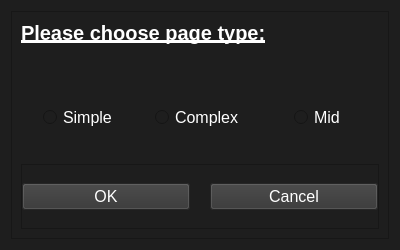
<?xml version="1.0" encoding="UTF-8"?>
<ui version="4.0">
 <class>Form</class>
 <widget class="QWidget" name="Form">
  <property name="geometry">
   <rect>
    <x>0</x>
    <y>0</y>
    <width>400</width>
    <height>250</height>
   </rect>
  </property>
  <property name="maximumSize">
   <size>
    <width>400</width>
    <height>250</height>
   </size>
  </property>
  <property name="windowTitle">
   <string>Form</string>
  </property>
  <property name="styleSheet">
   <string notr="true">background-color:  rgb(30, 30, 30)</string>
  </property>
  <layout class="QHBoxLayout" name="horizontalLayout_3">
   <item>
    <widget class="QFrame" name="frame_3">
     <property name="frameShape">
      <enum>QFrame::StyledPanel</enum>
     </property>
     <property name="frameShadow">
      <enum>QFrame::Raised</enum>
     </property>
     <layout class="QVBoxLayout" name="verticalLayout">
      <item alignment="Qt::AlignTop">
       <widget class="QLabel" name="label">
        <property name="maximumSize">
         <size>
          <width>16777215</width>
          <height>50</height>
         </size>
        </property>
        <property name="font">
         <font>
          <pointsize>15</pointsize>
          <bold>true</bold>
          <underline>true</underline>
         </font>
        </property>
        <property name="styleSheet">
         <string notr="true">color: rgb(255, 255, 255);</string>
        </property>
        <property name="frameShape">
         <enum>QFrame::NoFrame</enum>
        </property>
        <property name="text">
         <string>Please choose page type:</string>
        </property>
        <property name="alignment">
         <set>Qt::AlignBottom|Qt::AlignLeading|Qt::AlignLeft</set>
        </property>
       </widget>
      </item>
      <item>
       <widget class="QFrame" name="frame_2">
        <property name="frameShape">
         <enum>QFrame::NoFrame</enum>
        </property>
        <property name="frameShadow">
         <enum>QFrame::Plain</enum>
        </property>
        <layout class="QHBoxLayout" name="horizontalLayout_2">
         <property name="spacing">
          <number>0</number>
         </property>
         <property name="leftMargin">
          <number>0</number>
         </property>
         <property name="topMargin">
          <number>0</number>
         </property>
         <property name="rightMargin">
          <number>0</number>
         </property>
         <property name="bottomMargin">
          <number>15</number>
         </property>
         <item alignment="Qt::AlignHCenter">
          <widget class="QRadioButton" name="radioSimple">
           <property name="font">
            <font>
             <pointsize>12</pointsize>
            </font>
           </property>
           <property name="styleSheet">
            <string notr="true">color: rgb(255, 255, 255);</string>
           </property>
           <property name="text">
            <string>Simple</string>
           </property>
          </widget>
         </item>
         <item alignment="Qt::AlignHCenter">
          <widget class="QRadioButton" name="radioComplex">
           <property name="font">
            <font>
             <pointsize>12</pointsize>
            </font>
           </property>
           <property name="styleSheet">
            <string notr="true">color: rgb(255, 255, 255);</string>
           </property>
           <property name="text">
            <string>Complex</string>
           </property>
          </widget>
         </item>
         <item alignment="Qt::AlignHCenter">
          <widget class="QRadioButton" name="radioMid">
           <property name="font">
            <font>
             <pointsize>12</pointsize>
            </font>
           </property>
           <property name="styleSheet">
            <string notr="true">color: rgb(255, 255, 255);</string>
           </property>
           <property name="text">
            <string>Mid</string>
           </property>
          </widget>
         </item>
        </layout>
       </widget>
      </item>
      <item>
       <widget class="QFrame" name="frame">
        <property name="frameShape">
         <enum>QFrame::StyledPanel</enum>
        </property>
        <property name="frameShadow">
         <enum>QFrame::Raised</enum>
        </property>
        <layout class="QHBoxLayout" name="horizontalLayout" stretch="1,1">
         <property name="spacing">
          <number>20</number>
         </property>
         <property name="leftMargin">
          <number>0</number>
         </property>
         <property name="topMargin">
          <number>0</number>
         </property>
         <property name="rightMargin">
          <number>0</number>
         </property>
         <property name="bottomMargin">
          <number>0</number>
         </property>
         <item>
          <widget class="QPushButton" name="ok">
           <property name="minimumSize">
            <size>
             <width>80</width>
             <height>20</height>
            </size>
           </property>
           <property name="font">
            <font>
             <pointsize>12</pointsize>
            </font>
           </property>
           <property name="cursor">
            <cursorShape>PointingHandCursor</cursorShape>
           </property>
           <property name="styleSheet">
            <string notr="true">color: rgb(255, 255, 255);
background-color: rgb(53, 53, 53);</string>
           </property>
           <property name="text">
            <string>OK</string>
           </property>
          </widget>
         </item>
         <item>
          <widget class="QPushButton" name="cancel">
           <property name="minimumSize">
            <size>
             <width>80</width>
             <height>20</height>
            </size>
           </property>
           <property name="font">
            <font>
             <pointsize>12</pointsize>
            </font>
           </property>
           <property name="cursor">
            <cursorShape>PointingHandCursor</cursorShape>
           </property>
           <property name="styleSheet">
            <string notr="true">color: rgb(255, 255, 255);
background-color: rgb(53, 53, 53);</string>
           </property>
           <property name="text">
            <string>Cancel</string>
           </property>
          </widget>
         </item>
        </layout>
       </widget>
      </item>
     </layout>
    </widget>
   </item>
  </layout>
 </widget>
 <resources/>
 <connections/>
</ui>
